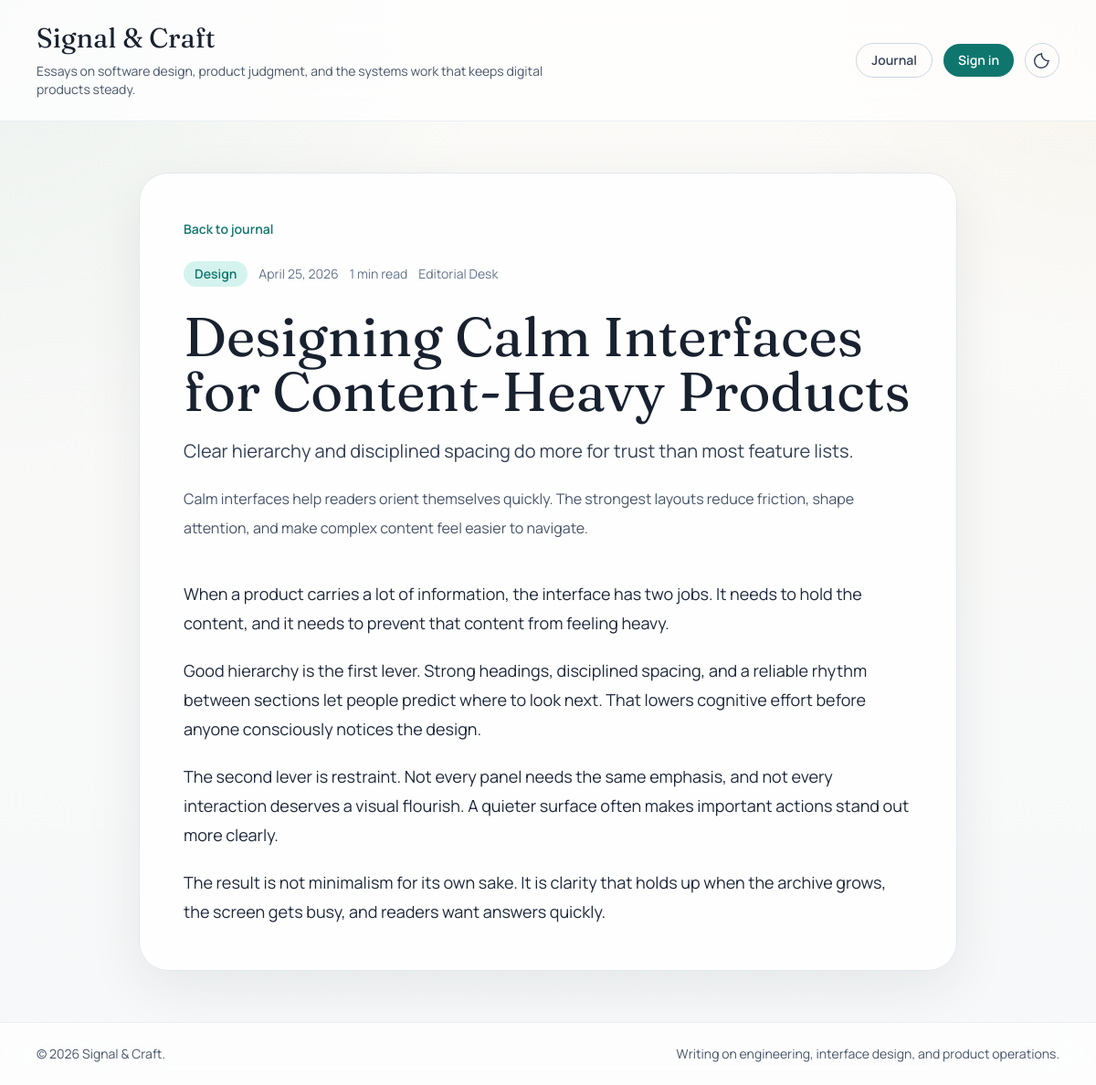
The app's page /post/designing-calm-interfaces-for-content-heavy-products/ with its own data.
### myapp/models.py (models this page shows, shortened)
class Post(models.Model):
    class Category(models.TextChoices):
        ENGINEERING = "engineering", "Engineering"
        DESIGN = "design", "Design"
        PROCESS = "process", "Process"
        CAREER = "career", "Career"
        TUTORIAL = "tutorial", "Tutorial"
    title = models.CharField(max_length=200)
    slug = models.SlugField(max_length=240, unique=True, blank=True)
    subtitle = models.CharField(max_length=220, blank=True)
    excerpt = models.CharField(max_length=260, blank=True)
    category = models.CharField(
        max_length=20,
        choices=Category.choices,
        default=Category.ENGINEERING,
    )
    featured = models.BooleanField(default=False)
    author = models.ForeignKey(
        settings.AUTH_USER_MODEL,
        on_delete=models.SET_NULL,
        null=True,
        blank=True,
        related_name="posts",
    )
    content = models.TextField()
    created_at = models.DateTimeField(default=timezone.now)
    updated_at = models.DateTimeField(auto_now=True)
    class Meta:
        ordering = ["-created_at"]
    @property
    def reading_time_minutes(self):
        word_count = len(strip_tags(self.content).split())
        return max(1, math.ceil(word_count / 180))
    @property
    def author_name(self):
        if not self.author:
            return "Editorial Desk"
        return self.author.get_full_name() or self.author.get_username()

### myapp/views.py (the view)
# urls.py: path("post/<slug:slug>/", views.post_detail, name="post-detail"),
def post_detail(request, slug):
    post = get_object_or_404(Post.objects.select_related("author"), slug=slug)
    return render(request, "posts/post_detail.html", {"post": post})

### myapp/templates/posts/post_detail.html (shortened to what this page needs)
{% extends 'posts/base.html' %}
{% block content %}
<article class="mx-auto max-w-4xl">
  <div class="rounded-[2rem] border border-slate-200 bg-white/90 p-8 shadow-panel dark:border-slate-800 dark:bg-slate-900/85 md:p-12">
    <a href="{% url 'home' %}" class="text-sm font-semibold text-accent transition hover:text-teal-700 dark:text-teal-300 dark:hover:text-teal-200">
      Back to journal
    </a>
    <div class="mt-6 flex flex-wrap items-center gap-3 text-sm text-slate-500 dark:text-slate-300">
      <span class="rounded-full bg-accentSoft px-3 py-1 font-semibold text-accent dark:bg-teal-950 dark:text-teal-300">
        {{ post.get_category_display }}
      </span>
      <span>{{ post.created_at|date:"F j, Y" }}</span>
      <span>{{ post.reading_time_minutes }} min read</span>
      <span>{{ post.author_name }}</span>
    </div>
    <h1 class="mt-6 font-display text-4xl leading-tight text-ink dark:text-white md:text-6xl">
      {{ post.title }}
    </h1>
    {% if post.subtitle %}
      <p class="mt-5 max-w-3xl text-xl leading-8 text-slate-700 dark:text-slate-200">
        {{ post.subtitle }}
      </p>
    {% endif %}
    <p class="mt-5 max-w-3xl text-base leading-8 text-slate-600 dark:text-slate-300">
      {{ post.excerpt }}
    </p>
    <div class="editorial-copy mt-10 text-lg leading-8 text-slate-800 dark:text-slate-200">
      {{ post.content|linebreaks }}
    </div>
  </div>
</article>
{% endblock %}

### myapp/templates/posts/base.html (style rules this page uses)
body { background: radial-gradient(circle at top left, rgba(15, 118, 110, 0.12), transparent 32%), radial-gradient(circle at top right, rgba(183, 121, 31, 0.10), transparent 22%), linear-gradient(180deg, #f8f6f0 0%, #eef2f4 100%); animation: fadeIn 0.45s ease-out; }
.editorial-copy p + p { margin-top: 1.25rem; }

### records on screen
Post: category "Design", created_at "April 25, 2026", reading_time_minutes "1", author_name "Editorial Desk", title "Designing Calm Interfaces for Content-Heavy Products", subtitle "Clear hierarchy and disciplined spacing do more for trust than most feature lists.", excerpt "Calm interfaces help readers orient themselves quickly. The strongest layouts reduce friction, shape attention, and make complex content feel easier to navigate.", content "When a product carries a lot of information, the interface has two jobs. It needs to hold the content, and it needs to prevent that content from feeling heavy. Good hierarchy is the first lever. Strong headings, disciplined spacing, and a reliable rhythm between sections let people predict where to look next. That lowers cognitive effort before anyone consciously notices the design. The second lever is restraint. Not every panel needs the same emphasis, and not every interaction deserves a visual flourish. A quieter surface often makes important actions stand out more clearly. The result is not minimalism for its own sake. It is clarity that holds up when the archive grows, the screen gets…"
